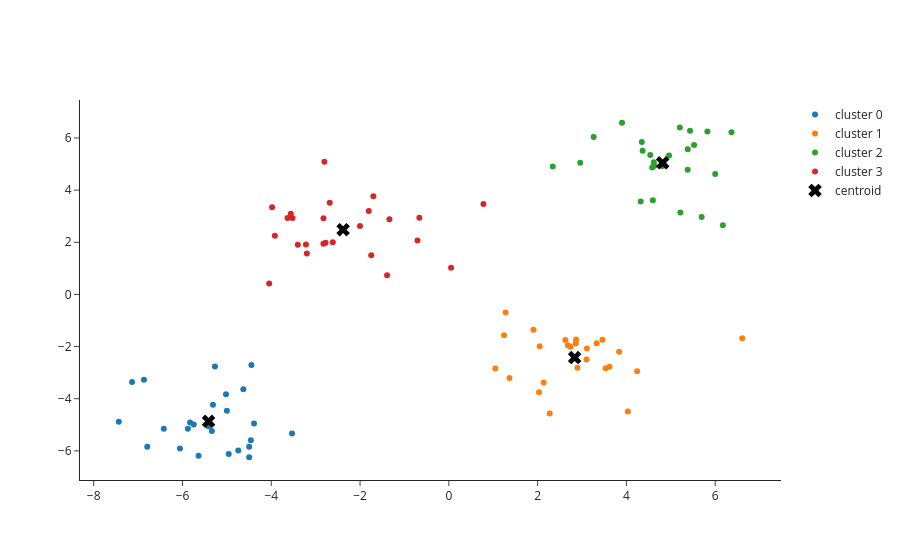

The code cell stored with this chart in its notebook:
### Markdown cell above
## Two, three and four blobs

### Code cell
centres = [(-5, -5), (5, 5), (-2.5, 2.5), (2.5, -2.5)]
for n in (2, 3, 4):
    X, _ = make_blobs(n_samples=100, centers=centres[:n], cluster_std=1, random_state=2)
    km = KMeans(n_clusters=n, max_iter=100, random_state=3)
    labels = km.fit_predict(X)
    print(n, "clusters, finished after", km.n_iter_, "rounds")
plot(X, labels, km)
